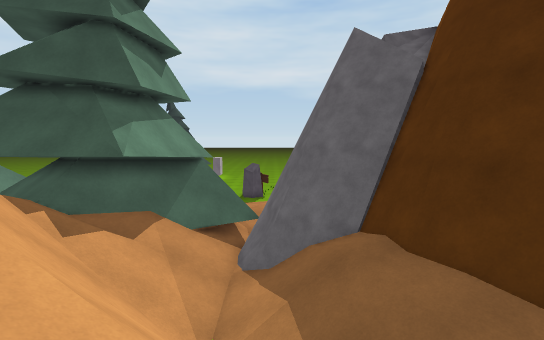
[1] (above)

17 first-person views from a walk through a 3-D level made in the Unity game engine. The camera is 1.4 m above the floor, tilts 6° down and sees 85° across. The floor is counted in squares, 1 m on a side. Each view is taken from the middle of a square. On the plan, view 1 faces up. The plan holds only what a view shows up to about 14 squares ahead; the rest is blank. The place goes on beyond the plan. The player is left out. Surface patterns are stand-ins for the level's own textures.

[2]
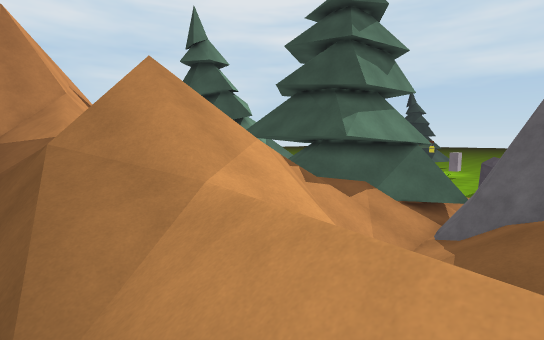

[3]
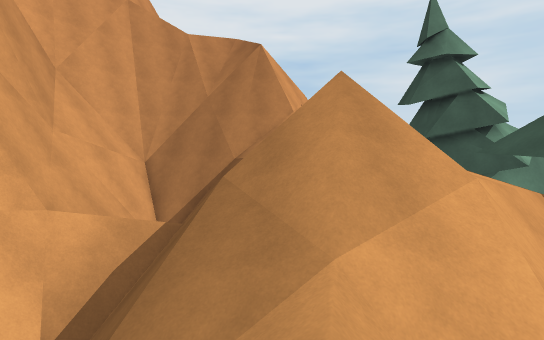

[4]
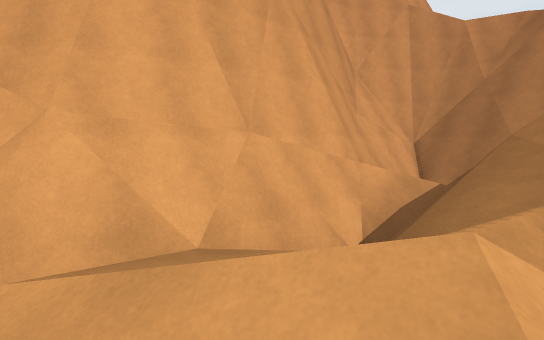

[5]
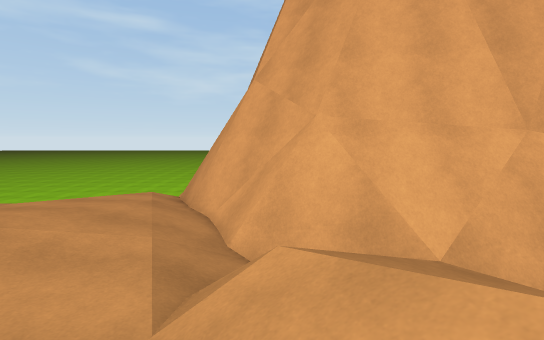

[6]
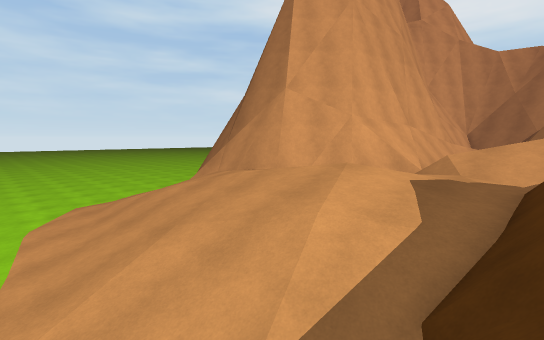

[7]
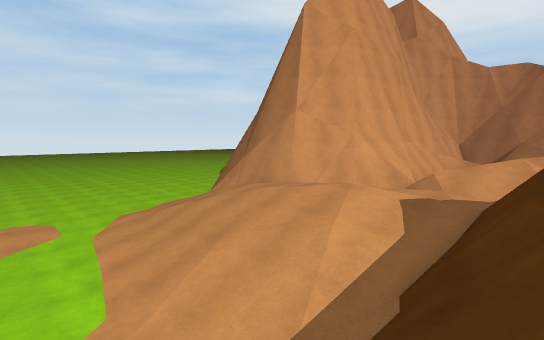

[8]
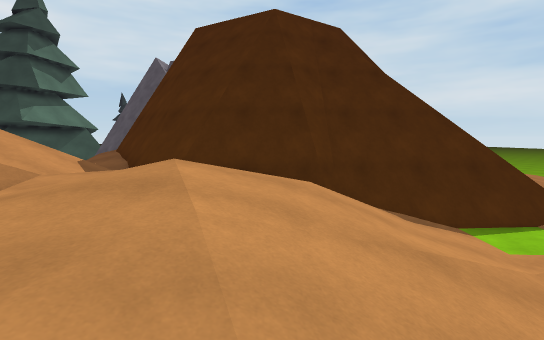

[9]
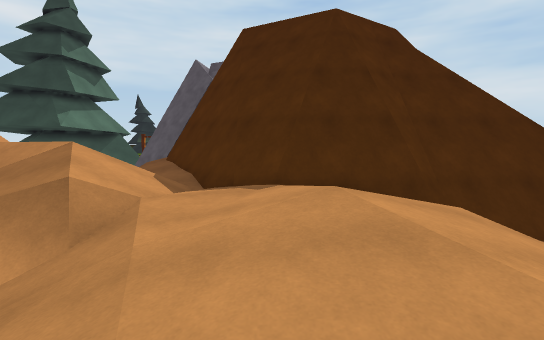

[10]
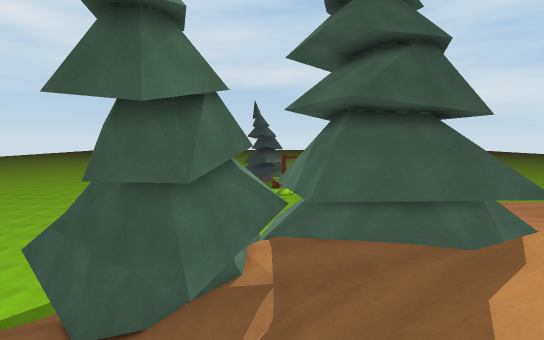

[11]
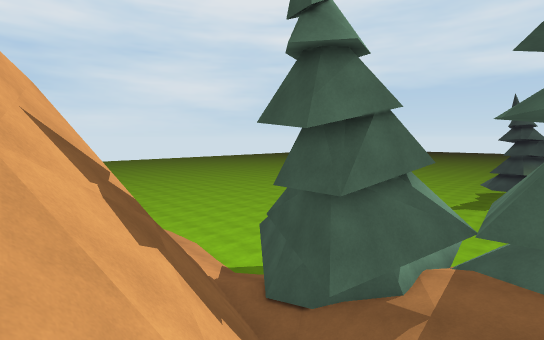

[12]
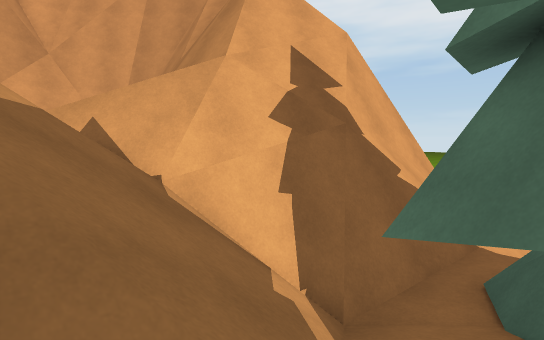

[13]
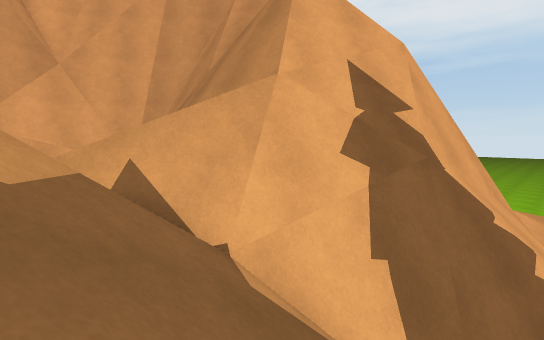

[14]
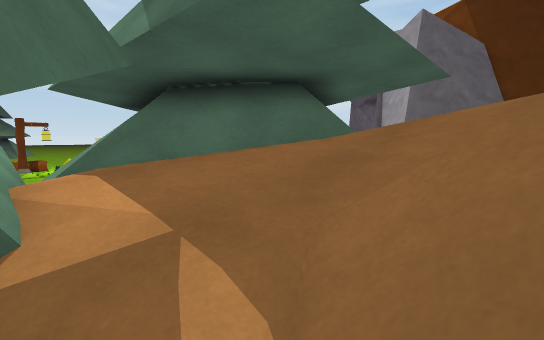

[15]
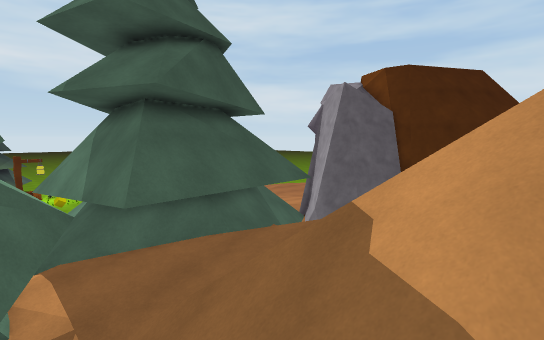

[16]
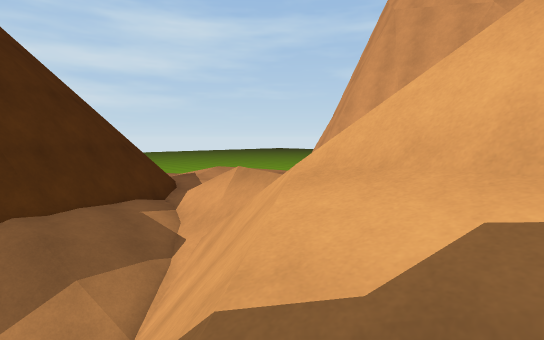

[17]
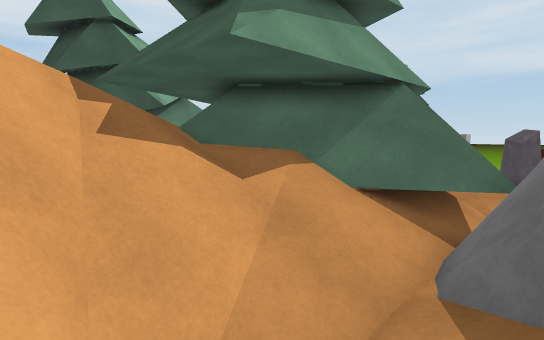

### Floor plan
Key: @ floor where view 1 was taken; # wall or solid block; . main floor; : floor 0.5 m higher than the main floor; + floor 1 m higher than the main floor; * floor 1.5 m higher than the main floor; % floor 1.75 m higher than the main floor; & floor 2 m higher than the main floor; $ floor 2.25 m higher than the main floor; / step, stairs or slope; = window, fence, low wall or low ledge; ^ raised ledge; v drop or lower ground; T pine tree; R rock.
Columns run from 16 left of view 1 to 18 right of it. Each row starts with its distance up from view 1.
 22               RR
 21               RR
 20
 19
 18
 17
 16       TTT
 15      TTTT  TT
 14      TTTT TTTT
 13     #TTT    TT
 12     #TTT####TTTT
 11    #TTTTT##TTT/T#
 10   TTTTTTTTTTT//=#
  9 TTTTTT/#TTT////=###
  8 TTTTT///TTT/////=###
  7 :T##T//////////////##
  6 ===///// //==//////##
  5 ###=//// //====#////##       #///
  4 =v#==////////v==////=##     ##////
  3 ^=v==/////////#==////##    ##=/////
  2 ^=v//////////////////=#####^^=/////
  1 ^^=/////==////////////=#####^=/////
  0  ^^////====/////@/////*==####=/////
 -1   ^=////   ///////////**%**/##/////
 -2   ^^v///  vvv#=/ /////*%////////...
 -3 v ^=vv   vv=##= //////**////////...
 -4 vv =vv   &*+===///////*%/$//////..
 -5 vv vvvvv &######===//////&//////..
 -6 vvvvvv=####   ######=/////&/////...
 -7 vvvv=#^^^^#      ==##=//%%%/////...
 -8  vvvv               ##//*%//////...
 -9   vvv                ##/**/////....
-10    vv                 #=/*/////....

Positions as (right, up) in squares from view 1, and headings:
1: (0, 0), facing up
2: (2, -2), facing up-left
3: (1, 0), facing left
4: (4, 0), facing down-left
5: (4, 0), facing down
6: (16, 0), facing down-left
7: (18, 1), facing down-left
8: (11, -10), facing up
9: (8, -9), facing up
10: (-11, 1), facing up
11: (-9, 1), facing up-left
12: (-9, 8), facing down-left
13: (-9, 6), facing down-left
14: (-12, 6), facing up-right
15: (-12, 2), facing up-right
16: (-7, 7), facing down-right
17: (0, 5), facing up-left
